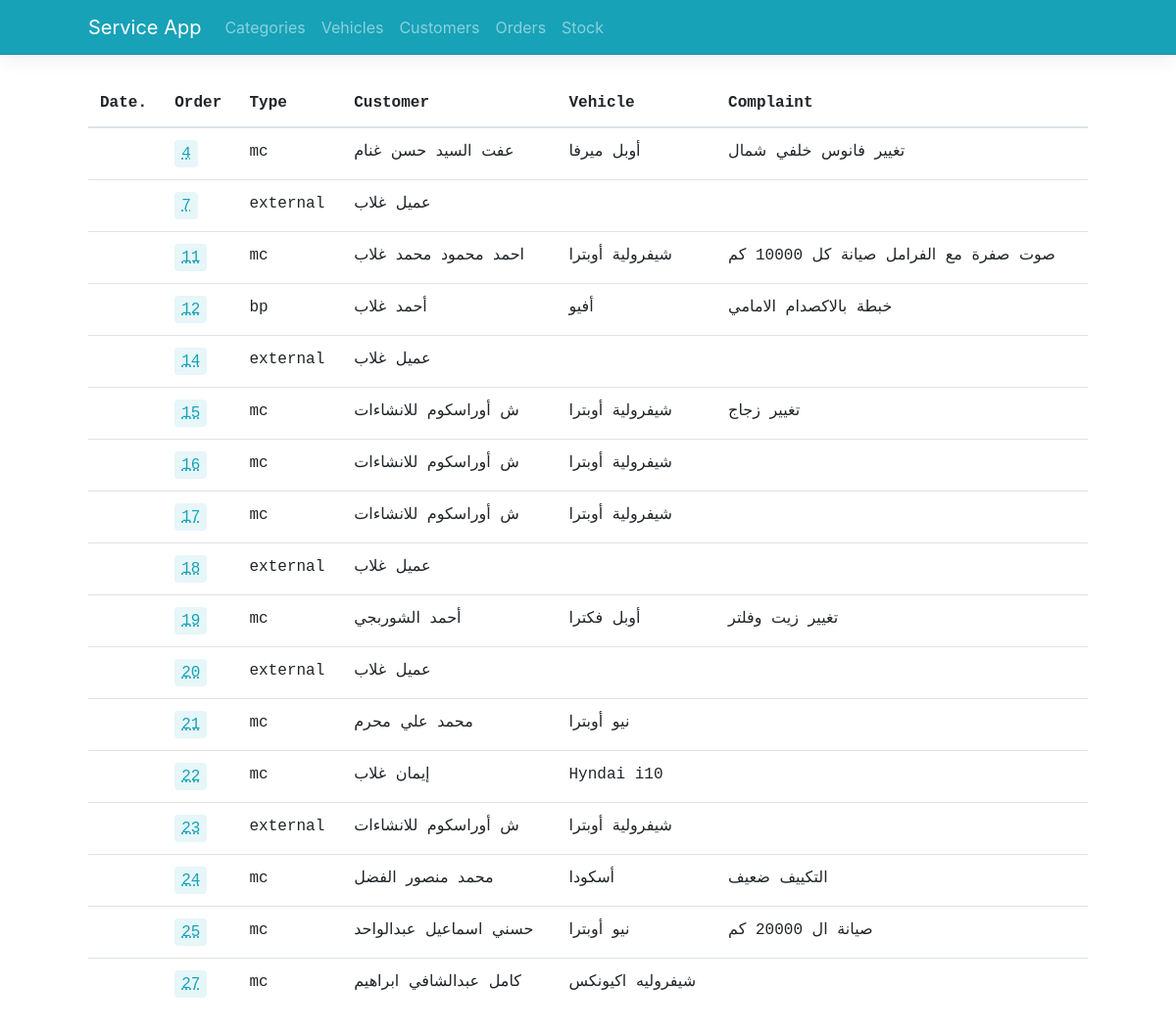
Page /service/orders/ on the committed database.
### service/models.py (models this page shows, shortened)
class Order(models.Model):
    enter_date = models.DateField(null=True)
    exit_date = models.DateField(null=True)
    enter_time = models.TimeField(null=True)
    exit_time = models.TimeField(null=True)
    customer_call = models.NullBooleanField(default=False)
    vehicle_counter = models.IntegerField(blank=True, null=True)
    customer = models.ForeignKey(Customer, related_name='order_customer', on_delete=models.CASCADE)
    complaint = models.TextField(blank=True, null=True)
    type = models.CharField(max_length=30)
    notes = models.TextField(blank=True)
    bill_no = models.IntegerField(null=True)
    order_no = models.IntegerField(null=True)

class Customer(models.Model):
    ar_name = models.CharField(max_length=255, unique=True)
    address = models.CharField(max_length=255, null=True, blank=True)
    telephone = models.IntegerField(unique=True, null=True, blank=True)
    vehicle = models.ForeignKey(Vehicle, related_name='customer_vehicle', on_delete=models.CASCADE, null=True, blank=True)
    vin = models.CharField(max_length=255, null=True, blank=True)
    engine = models.CharField(max_length=255, null=True, blank=True)
    license_plate = models.CharField(max_length=255, null=True, blank=True)

class Vehicle(models.Model):
    ar_name = models.CharField(max_length=255, unique=True)

### service/views.py (the view)
# urls.py: path('orders/', views.OrderManipulation.order_list, name='order_list'),
    def order_list(request):
        orders = models.Order.objects.all()
        return render(request, 'service/order_list.html', {'orders':orders})

### service/templates/service/order_list.html (shortened to what this page needs)
{% extends 'layout.html' %}
{% block content %}
{% if orders %}
<table class="table table-hover">
    <thead>
        <tr>
            <th class="no-border-top">Date.</th>
            <th class="no-border-top">Order</th>
            <th class="no-border-top">Type</th>
            <th class="no-border-top">Customer</th>
            <th class="no-border-top">Vehicle</th>
            <th class="no-border-top">Complaint</th>
        </tr>
    </thead>
    <tbody>
        {% for order in orders %}
        <tr>
            <td>{{ order.date }}</td>
            <td>
                <div class="btn-group" role="group">
                    <a class="editable" href="#" role="button" id="dropdownMenuLink" data-toggle="dropdown"
                        aria-haspopup="true" aria-expanded="false">
                        {{ order.pk }}
                    </a>
                </div>
            </td>
            <td>{{ order.type }}</td>
            <td>{{ order.customer.ar_name }}</td>
            <td>{{ order.customer.vehicle.ar_name }}</td>
            <td>{{ order.complaint }}</td>
        </tr>
        {% endfor %}
    </tbody>
</table>
{% else %}
<p class="alert alert-info">No orders to display</p>
{% endif %}
{% endblock %}

### static/css/custom.css (style rules this page uses)
a { color: #17a2b8; }
table, input, textarea, select, .highlighted, .custom_font { font-family: Consolas,"Liberation Mono",Menlo,Courier,monospace; }
.no-border-top { border-top: 0 !important; }
.editable, .editable:hover, .editable:focus, .highlighted { text-decoration: underline; text-decoration-style: dotted; background: #17a3b81a; padding: 2px 7px; border-radius: 4px; color: #17a2b8; }

### rows in the picture
Order: pk "4", type "mc", customer.ar_name "عفت السيد حسن غنام", customer.vehicle.ar_name "أوبل ميرفا", complaint "تغيير فانوس خلفي شمال"
Order: pk "7", type "external", customer.ar_name "عميل غلاب"
Order: pk "11", type "mc", customer.ar_name "احمد محمود محمد غلاب", customer.vehicle.ar_name "شيفرولية أوبترا", complaint "صوت صفرة مع الفرامل صيانة كل 10000 كم"
Order: pk "12", type "bp", customer.ar_name "أحمد غلاب", customer.vehicle.ar_name "أفيو", complaint "خبطة بالاكصدام الامامي"
Order: pk "14", type "external", customer.ar_name "عميل غلاب"
Order: pk "15", type "mc", customer.ar_name "ش أوراسكوم للانشاءات", customer.vehicle.ar_name "شيفرولية أوبترا", complaint "تغيير زجاج"
Order: pk "16", type "mc", customer.ar_name "ش أوراسكوم للانشاءات", customer.vehicle.ar_name "شيفرولية أوبترا"
Order: pk "17", type "mc", customer.ar_name "ش أوراسكوم للانشاءات", customer.vehicle.ar_name "شيفرولية أوبترا"
Order: pk "18", type "external", customer.ar_name "عميل غلاب"
Order: pk "19", type "mc", customer.ar_name "أحمد الشوربجي", customer.vehicle.ar_name "أوبل فكترا", complaint "تغيير زيت وفلتر"
Order: pk "20", type "external", customer.ar_name "عميل غلاب"
Order: pk "21", type "mc", customer.ar_name "محمد علي محرم", customer.vehicle.ar_name "نيو أوبترا"
Order: pk "22", type "mc", customer.ar_name "إيمان غلاب", customer.vehicle.ar_name "Hyndai i10"
Order: pk "23", type "external", customer.ar_name "ش أوراسكوم للانشاءات", customer.vehicle.ar_name "شيفرولية أوبترا"
Order: pk "24", type "mc", customer.ar_name "محمد منصور الفضل", customer.vehicle.ar_name "أسكودا", complaint "التكييف ضعيف"
Order: pk "25", type "mc", customer.ar_name "حسني اسماعيل عبدالواحد", customer.vehicle.ar_name "نيو أوبترا", complaint "صيانة ال 20000 كم"
Order: pk "27", type "mc", customer.ar_name "كامل عبدالشافي ابراهيم", customer.vehicle.ar_name "شيفروليه اكيونكس"
